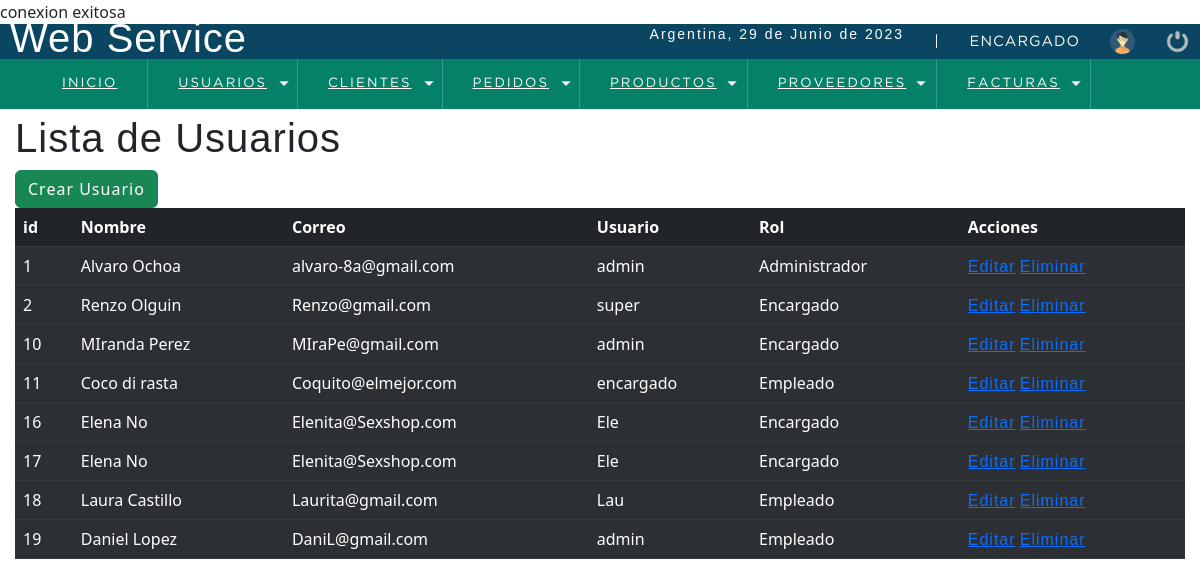
Page /sistema/listaUsuario.php (signed in) on the committed database.
### tables this page shows
CREATE TABLE `usuario` (
  `idusuario` int(11) NOT NULL,
  `nombre` varchar(50) DEFAULT NULL,
  `correo` varchar(100) DEFAULT NULL,
  `usuario` varchar(15) DEFAULT NULL,
  `clave` varchar(100) DEFAULT NULL,
  `rol` int(11) DEFAULT NULL
);

CREATE TABLE `rol` (
  `idrol` int(11) NOT NULL,
  `rol` varchar(20) DEFAULT NULL
);

### sistema/listaUsuario.php (the view, shortened to what this page needs)
<?php
	include"../conexion.php";
?>
<!DOCTYPE html>
<html lang="en">
<head>
	<?php include "includes/scripts.php" ;?>
</head>
<body>
	<?php include "includes/header.php";?>
	<section id="container">
		<h1>Lista de Usuarios</h1>
		<a href="registroUsuario.php" class="btn btn-success">Crear Usuario</a>
		<table class="table table-dark table-striped">
			<thead>
				<tr>
					<th scope="col">id</th>
					<th scope="col">Nombre</th>
					<th scope="col">Correo</th>
					<th scope="col">Usuario</th>
					<th scope="col">Rol</th>
					<th scope="col">Acciones</th>
				</tr>
				<?php
					$query = mysqli_query($conexion, "SELECT u.idusuario, u.nombre, u.correo, u.usuario, r.rol
													  FROM usuario u INNER JOIN rol r ON u.rol = r.idrol");
					$result = mysqli_num_rows($query);
					if($result >0){
						while($data = mysqli_fetch_array($query)){
				?>
			</thead>
				<tbody>
					<tr>
						<td><?php echo $data["idusuario"] ?></td>
						<td><?php echo $data["nombre"] ?></td>
						<td><?php echo $data["correo"] ?></td>
						<td><?php echo $data["usuario"] ?></td>
						<td><?php echo $data["rol"] ?></td>
						<td>
							<a class="linkEdit" href="editarUsuario.php?id=<?php echo $data["idusuario"] ?>">Editar</a>
							<a class="linkDel" href="#">Eliminar</a>
						</td>
					</tr>
				<?php
					}
				}
			?>
				</tbody>
		</table>
	</section>
</body>
</html>

### sistema/css/style.css (style rules this page uses)
* { margin: 0; padding: 0; box-sizing: border-box; }
body { background: #ededed; }
h1, h2, h3, h4, h5, h6 { font-family: 'arial'; font-weight: bold; letter-spacing: 1px; }
h1 { font-size: 26px; }
a { text-decoration: none; font-family: arial; letter-spacing: 1px; }
#container { padding: 90px 15px 15px; }

### rows in the picture
usuario: idusuario "1", nombre "Alvaro Ochoa", correo "alvaro-8a@gmail.com", usuario "admin", rol.rol "Administrador"
usuario: idusuario "2", nombre "Renzo Olguin", correo "Renzo@gmail.com", usuario "super", rol.rol "Encargado"
usuario: idusuario "10", nombre "MIranda Perez", correo "MIraPe@gmail.com", usuario "admin", rol.rol "Encargado"
usuario: idusuario "11", nombre "Coco di rasta", correo "Coquito@elmejor.com", usuario "encargado", rol.rol "Empleado"
usuario: idusuario "16", nombre "Elena No", correo "Elenita@Sexshop.com", usuario "Ele", rol.rol "Encargado"
usuario: idusuario "17", nombre "Elena No", correo "Elenita@Sexshop.com", usuario "Ele", rol.rol "Encargado"
usuario: idusuario "18", nombre "Laura Castillo", correo "Laurita@gmail.com", usuario "Lau", rol.rol "Empleado"
usuario: idusuario "19", nombre "Daniel Lopez", correo "DaniL@gmail.com", usuario "admin", rol.rol "Empleado"

### other values in the picture
fechaC() "29 de Junio de 2023"
$_SESSION['user'] "ENCARGADO"
